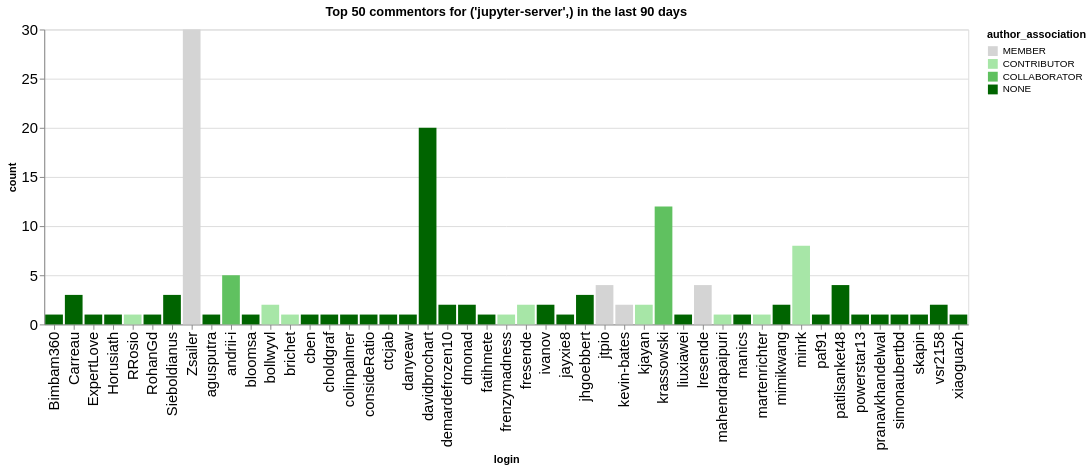

Write notebook code for a chart like this one.
### Code cell
n_plot = 50
charts = []
for ii, (iorg, idata) in enumerate(commentors.groupby(['org'])):
    title = f"Top {n_plot} commentors for {iorg} in the last {n_days} days"
    idata = idata.groupby('login', as_index=False).agg({'count': 'sum', 'author_association': 'first'})
    idata = idata.sort_values('count', ascending=False).head(n_plot)
    ch = alt.Chart(data=idata.head(n_plot), title=title).mark_bar().encode(
        x='login',
        y='count',
        color=alt.Color('author_association', scale=alt.Scale(domain=author_types, range=author_colors))
    )
    charts.append(ch)
alt.hconcat(*charts)

### Figure 1 — Vega-Lite specification as saved in the notebook (floating-point values rounded to 4 significant figures)
{"config": {"axisLeft": {"labelFontSize": 15}, "axisBottom": {"labelFontSize": 15}}, "hconcat": [{"mark": {"type": "bar"}, "encoding": {"color": {"field": "author_association", "scale": {"domain": ["MEMBER", "CONTRIBUTOR", "COLLABORATOR", "NONE"], "range": ["rgb(211.82745098039214, 211.82745098039214, 211.82745098039214)", "rgb(166.98562091503268, 229.89803921568628, 166.98562091503268)", "rgb(96.37647058823529, 192.75294117647059, 96.37647058823529)", "rgb(0.0, 100.3921568627451, 0.0)"]}, "type": "nominal"}, "x": {"field": "login", "type": "nominal"}, "y": {"field": "count", "type": "quantitative"}}, "title": "Top 50 commentors for ('jupyter-server',) in the last 90 days"}], "data": {"name": "data-8da8a3d7025bdfc6a4e5ed875328e915"}, "$schema": "https://vega.github.io/schema/vega-lite/v5.20.1.json", "datasets": {"data-8da8a3d7025bdfc6a4e5ed875328e915": [{"login": "Zsailer", "count": 30, "author_association": "MEMBER"}, {"login": "davidbrochart", "count": 20, "author_association": "NONE"}, {"login": "krassowski", "count": 12, "author_association": "COLLABORATOR"}, {"login": "minrk", "count": 8, "author_association": "CONTRIBUTOR"}, {"login": "andrii-i", "count": 5, "author_association": "COLLABORATOR"}, {"login": "jtpio", "count": 4, "author_association": "MEMBER"}, {"login": "patilsanket48", "count": 4, "author_association": "NONE"}, {"login": "lresende", "count": 4, "author_association": "MEMBER"}, {"login": "jhgoebbert", "count": 3, "author_association": "NONE"}, {"login": "Sieboldianus", "count": 3, "author_association": "NONE"}, {"login": "Carreau", "count": 3, "author_association": "NONE"}, {"login": "demardefrozen10", "count": 2, "author_association": "NONE"}, {"login": "bollwyvl", "count": 2, "author_association": "CONTRIBUTOR"}, {"login": "fresende", "count": 2, "author_association": "CONTRIBUTOR"}, {"login": "kjayan", "count": 2, "author_association": "CONTRIBUTOR"}, {"login": "ivanov", "count": 2, "author_association": "NONE"}, {"login": "kevin-bates", "count": 2, "author_association": "MEMBER"}, {"login": "mimikwang", "count": 2, "author_association": "NONE"}, {"login": "vsr2158", "count": 2, "author_association": "NONE"}, {"login": "dmonad", "count": 2, "author_association": "NONE"}, {"login": "cben", "count": 1, "author_association": "NONE"}, {"login": "choldgraf", "count": 1, "author_association": "NONE"}, {"login": "RohanGd", "count": 1, "author_association": "NONE"}, {"login": "Bimbam360", "count": 1, "author_association": "NONE"}, {"login": "ExpertLove", "count": 1, "author_association": "NONE"}, {"login": "brichet", "count": 1, "author_association": "CONTRIBUTOR"}, {"login": "bloomsa", "count": 1, "author_association": "NONE"}, {"login": "agusputra", "count": 1, "author_association": "NONE"}, {"login": "Horusiath", "count": 1, "author_association": "NONE"}, {"login": "RRosio", "count": 1, "author_association": "CONTRIBUTOR"}, {"login": "fatihmete", "count": 1, "author_association": "NONE"}, {"login": "frenzymadness", "count": 1, "author_association": "CONTRIBUTOR"}, {"login": "jayxie8", "count": 1, "author_association": "NONE"}, {"login": "consideRatio", "count": 1, "author_association": "NONE"}, {"login": "colinpalmer", "count": 1, "author_association": "NONE"}, {"login": "danyeaw", "count": 1, "author_association": "NONE"}, {"login": "ctcjab", "count": 1, "author_association": "NONE"}, {"login": "mahendrapaipuri", "count": 1, "author_association": "CONTRIBUTOR"}, {"login": "liuxiawei", "count": 1, "author_association": "NONE"}, {"login": "manics", "count": 1, "author_association": "NONE"}, {"login": "martenrichter", "count": 1, "author_association": "CONTRIBUTOR"}, {"login": "powerstar13", "count": 1, "author_association": "NONE"}, {"login": "paf91", "count": 1, "author_association": "NONE"}, {"login": "pranavkhandelwal", "count": 1, "author_association": "NONE"}, {"login": "simonaubertbd", "count": 1, "author_association": "NONE"}, {"login": "skapin", "count": 1, "author_association": "NONE"}, {"login": "xiaoguazh", "count": 1, "author_association": "NONE"}]}}
